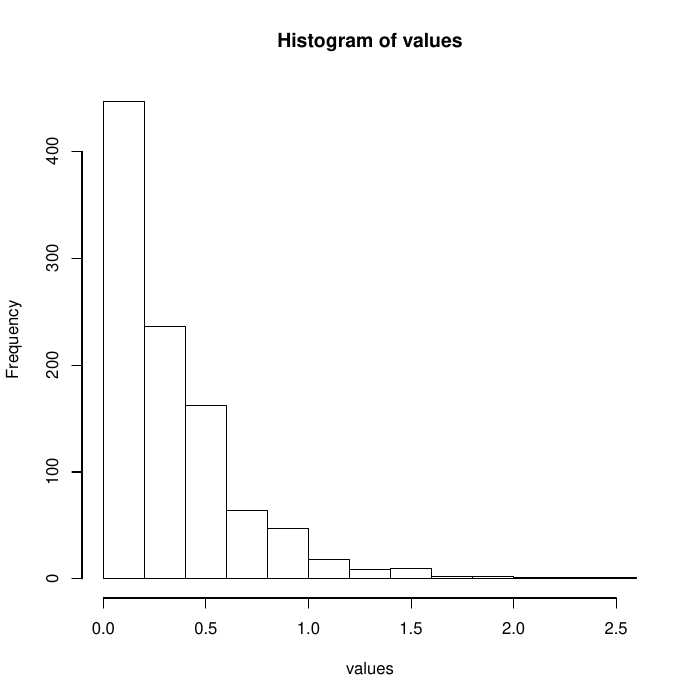

This chart was generated by the following R code:

getValues <- function(lambda = 1, times = 1000){
	values <- runif(times)
	return(-log(values) / lambda)
}

pdf("InversaContinua.pdf")

lamb = 3

values <- getValues(lamb)

hist(values)
